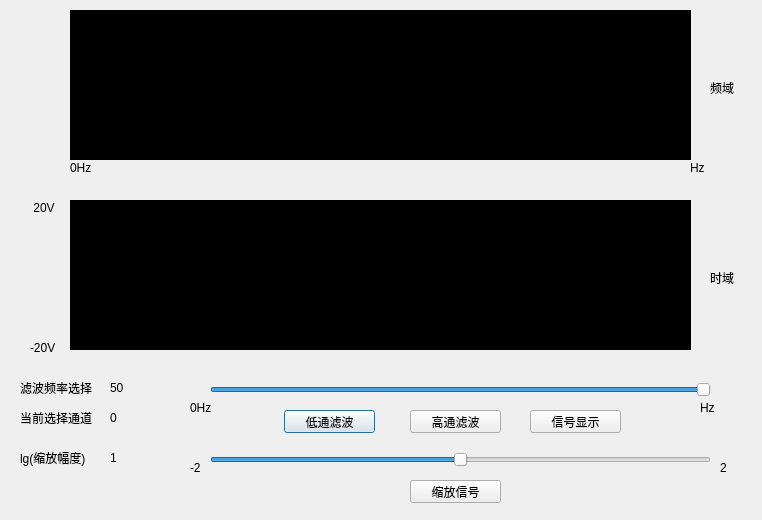
<?xml version="1.0" encoding="UTF-8"?>
<ui version="4.0">
 <class>fft_dialog</class>
 <widget class="QDialog" name="fft_dialog">
  <property name="geometry">
   <rect>
    <x>0</x>
    <y>0</y>
    <width>762</width>
    <height>520</height>
   </rect>
  </property>
  <property name="maximumSize">
   <size>
    <width>762</width>
    <height>520</height>
   </size>
  </property>
  <property name="windowTitle">
   <string>Dialog</string>
  </property>
  <widget class="QFrame" name="fre_Frame">
   <property name="geometry">
    <rect>
     <x>70</x>
     <y>10</y>
     <width>621</width>
     <height>150</height>
    </rect>
   </property>
   <property name="styleSheet">
    <string notr="true">background-color: rgb(0, 0, 0);</string>
   </property>
   <property name="frameShape">
    <enum>QFrame::StyledPanel</enum>
   </property>
   <property name="frameShadow">
    <enum>QFrame::Raised</enum>
   </property>
  </widget>
  <widget class="QFrame" name="Time_Frame">
   <property name="geometry">
    <rect>
     <x>70</x>
     <y>200</y>
     <width>621</width>
     <height>150</height>
    </rect>
   </property>
   <property name="styleSheet">
    <string notr="true">background-color: rgb(0, 0, 0);</string>
   </property>
   <property name="frameShape">
    <enum>QFrame::StyledPanel</enum>
   </property>
   <property name="frameShadow">
    <enum>QFrame::Raised</enum>
   </property>
  </widget>
  <widget class="QLabel" name="lbl_time">
   <property name="geometry">
    <rect>
     <x>710</x>
     <y>270</y>
     <width>31</width>
     <height>16</height>
    </rect>
   </property>
   <property name="text">
    <string>时域</string>
   </property>
  </widget>
  <widget class="QLabel" name="lbl_fre">
   <property name="geometry">
    <rect>
     <x>710</x>
     <y>80</y>
     <width>31</width>
     <height>16</height>
    </rect>
   </property>
   <property name="text">
    <string>频域</string>
   </property>
  </widget>
  <widget class="QLabel" name="lbl_fre_choice">
   <property name="geometry">
    <rect>
     <x>20</x>
     <y>380</y>
     <width>81</width>
     <height>16</height>
    </rect>
   </property>
   <property name="text">
    <string>滤波频率选择</string>
   </property>
  </widget>
  <widget class="QLabel" name="lbl_size_choice">
   <property name="geometry">
    <rect>
     <x>20</x>
     <y>450</y>
     <width>101</width>
     <height>16</height>
    </rect>
   </property>
   <property name="text">
    <string>lg(缩放幅度)</string>
   </property>
  </widget>
  <widget class="QSlider" name="sld_fre">
   <property name="geometry">
    <rect>
     <x>210</x>
     <y>380</y>
     <width>501</width>
     <height>19</height>
    </rect>
   </property>
   <property name="maximum">
    <number>1000</number>
   </property>
   <property name="value">
    <number>1000</number>
   </property>
   <property name="orientation">
    <enum>Qt::Horizontal</enum>
   </property>
  </widget>
  <widget class="QLabel" name="lbl_fre_0hz">
   <property name="geometry">
    <rect>
     <x>190</x>
     <y>400</y>
     <width>31</width>
     <height>16</height>
    </rect>
   </property>
   <property name="text">
    <string>0Hz</string>
   </property>
  </widget>
  <widget class="QLabel" name="lbl_fre_fs">
   <property name="geometry">
    <rect>
     <x>680</x>
     <y>400</y>
     <width>31</width>
     <height>16</height>
    </rect>
   </property>
   <property name="text">
    <string/>
   </property>
  </widget>
  <widget class="QSlider" name="sld_size">
   <property name="geometry">
    <rect>
     <x>210</x>
     <y>450</y>
     <width>501</width>
     <height>19</height>
    </rect>
   </property>
   <property name="minimum">
    <number>-100</number>
   </property>
   <property name="maximum">
    <number>100</number>
   </property>
   <property name="orientation">
    <enum>Qt::Horizontal</enum>
   </property>
  </widget>
  <widget class="QLabel" name="lbl_size_2_neg">
   <property name="geometry">
    <rect>
     <x>190</x>
     <y>460</y>
     <width>21</width>
     <height>16</height>
    </rect>
   </property>
   <property name="text">
    <string>-2</string>
   </property>
  </widget>
  <widget class="QLabel" name="lbl_size_2_pos">
   <property name="geometry">
    <rect>
     <x>720</x>
     <y>460</y>
     <width>21</width>
     <height>16</height>
    </rect>
   </property>
   <property name="text">
    <string>2</string>
   </property>
  </widget>
  <widget class="QPushButton" name="btn_lowpass">
   <property name="geometry">
    <rect>
     <x>284</x>
     <y>410</y>
     <width>91</width>
     <height>23</height>
    </rect>
   </property>
   <property name="text">
    <string>低通滤波</string>
   </property>
  </widget>
  <widget class="QPushButton" name="btn_highpass">
   <property name="geometry">
    <rect>
     <x>410</x>
     <y>410</y>
     <width>91</width>
     <height>23</height>
    </rect>
   </property>
   <property name="text">
    <string>高通滤波</string>
   </property>
  </widget>
  <widget class="QPushButton" name="btn_size_change">
   <property name="geometry">
    <rect>
     <x>410</x>
     <y>480</y>
     <width>91</width>
     <height>23</height>
    </rect>
   </property>
   <property name="text">
    <string>缩放信号</string>
   </property>
  </widget>
  <widget class="QLabel" name="lbl_fre_now">
   <property name="geometry">
    <rect>
     <x>110</x>
     <y>380</y>
     <width>51</width>
     <height>16</height>
    </rect>
   </property>
   <property name="text">
    <string>50</string>
   </property>
  </widget>
  <widget class="QLabel" name="lbl_size_now">
   <property name="geometry">
    <rect>
     <x>110</x>
     <y>450</y>
     <width>61</width>
     <height>16</height>
    </rect>
   </property>
   <property name="text">
    <string>1</string>
   </property>
  </widget>
  <widget class="QLabel" name="lbl_chan_choice">
   <property name="geometry">
    <rect>
     <x>20</x>
     <y>410</y>
     <width>81</width>
     <height>16</height>
    </rect>
   </property>
   <property name="text">
    <string>当前选择通道</string>
   </property>
  </widget>
  <widget class="QLabel" name="lbl_chan_now">
   <property name="geometry">
    <rect>
     <x>110</x>
     <y>410</y>
     <width>16</width>
     <height>16</height>
    </rect>
   </property>
   <property name="text">
    <string>0</string>
   </property>
  </widget>
  <widget class="QPushButton" name="btn_show">
   <property name="geometry">
    <rect>
     <x>530</x>
     <y>410</y>
     <width>91</width>
     <height>23</height>
    </rect>
   </property>
   <property name="text">
    <string>信号显示</string>
   </property>
  </widget>
  <widget class="QLabel" name="lbl_fs_2">
   <property name="geometry">
    <rect>
     <x>670</x>
     <y>160</y>
     <width>31</width>
     <height>16</height>
    </rect>
   </property>
   <property name="text">
    <string/>
   </property>
  </widget>
  <widget class="QLabel" name="lbl_0hz">
   <property name="geometry">
    <rect>
     <x>70</x>
     <y>160</y>
     <width>31</width>
     <height>16</height>
    </rect>
   </property>
   <property name="text">
    <string>0Hz</string>
   </property>
  </widget>
  <widget class="QLabel" name="lbl_20V_neg">
   <property name="geometry">
    <rect>
     <x>30</x>
     <y>340</y>
     <width>31</width>
     <height>16</height>
    </rect>
   </property>
   <property name="text">
    <string>-20V</string>
   </property>
  </widget>
  <widget class="QLabel" name="lbl_20V_pos">
   <property name="geometry">
    <rect>
     <x>30</x>
     <y>200</y>
     <width>31</width>
     <height>16</height>
    </rect>
   </property>
   <property name="text">
    <string> 20V</string>
   </property>
  </widget>
  <widget class="QLabel" name="lbl_hz_1">
   <property name="geometry">
    <rect>
     <x>690</x>
     <y>160</y>
     <width>31</width>
     <height>16</height>
    </rect>
   </property>
   <property name="text">
    <string>Hz</string>
   </property>
  </widget>
  <widget class="QLabel" name="lbl_hz_2">
   <property name="geometry">
    <rect>
     <x>700</x>
     <y>400</y>
     <width>31</width>
     <height>16</height>
    </rect>
   </property>
   <property name="text">
    <string>Hz</string>
   </property>
  </widget>
 </widget>
 <resources/>
 <connections/>
</ui>
